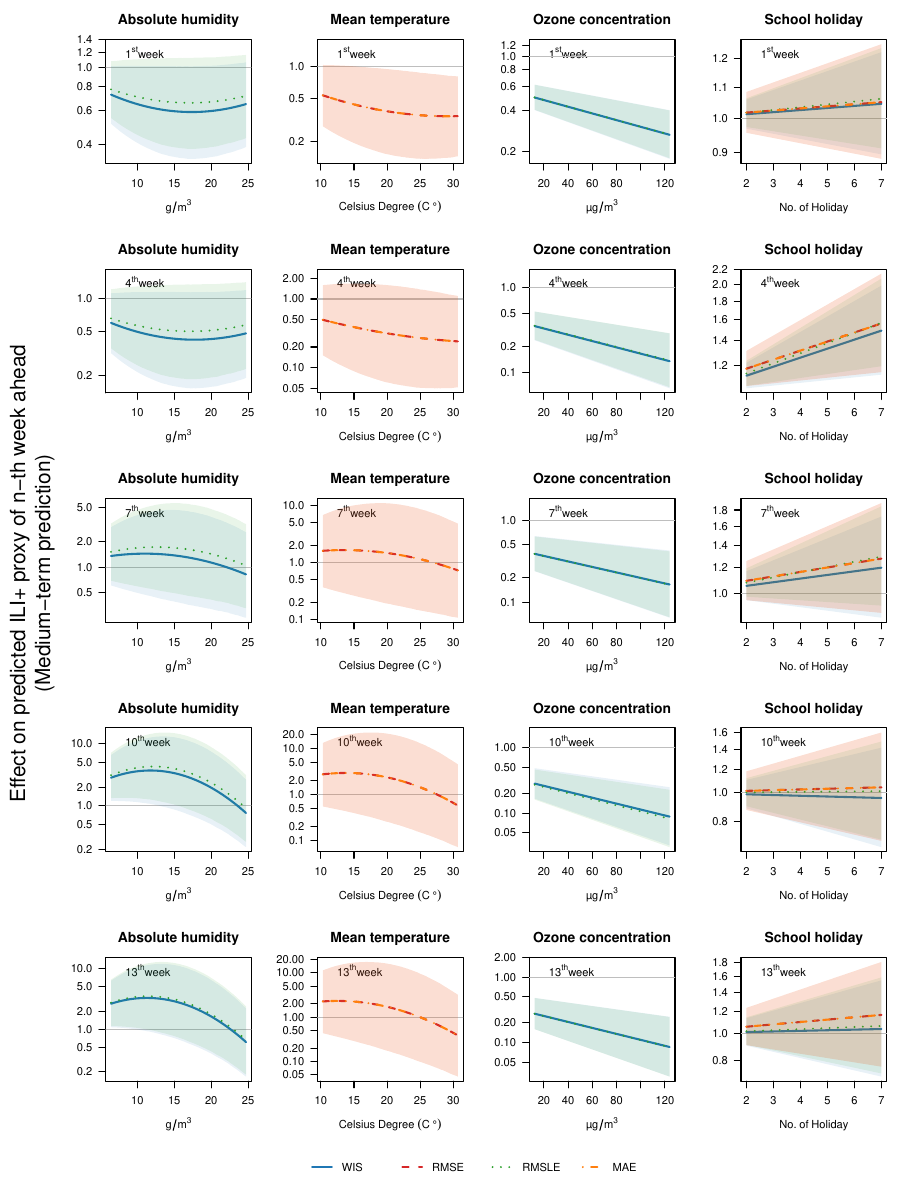

The R source for this figure:





#
#--- SETUP ---
#





load(list.files("data", "HK_flu_reg", full.names = T))
source("program/ILI/20230619_reg_sep_fore_Xw_fx.R")

substrRight = function(x, n){ substr(x, nchar(x)-n+1, nchar(x)) }




#
#--- DATA INPUT ---
#





f.yr = 2020
f.period = 13
data.fx(data, f.yr, f.period, 10)
model.list.fx()






#
#--- PREDICTION ---
#





load(list.files("program/ILI", sprintf("reg_sep_fore_%02dw_%d_CV_result.Rdata", f.period, f.yr), full.names = T))
cv.table = criteria.rank.fx(cv.table, rank.w.value = F)

( RMSE.model = with(cv.table, model[which.min(v.RMSE     )]) )
( LNQ.model  = with(cv.table, model[which.min(v.LNQ      )]) )
( MAE.model  = with(cv.table, model[which.min(v.MAE      )]) ) 
( WIS.model  = with(cv.table, model[which.min(v.WIS      )]) ) 





#
#--- EFFECT ---
#




# 2.5 mins
# start.t = Sys.time()

cl = makeCluster(n.cores, type = "SOCK")
registerDoSNOW(cl)


nth.week = seq(1, 13, 3)
effect.list = list()

model.list = sprintf("%s.model", c("WIS", "RMSE", "LNQ", "MAE"))

for ( model in model.list ) {
  
  # model = "RMSE.model"
  model.effect = list()
  par.list = c()
  for (par.i in c(sprintf("log_ILIpS_lag_%02d", 1:10), "bs", "temp", "AH", "ozone", "ScHD")) {
    if ( any( grepl(par.i, get(model)) ) ) {
      par.list = c(par.list, par.i)
    }
  }
  
  for (par in par.list) {
    
    effect.par = list()
    effect.par[["par"]] = par
    
    coln.par = switch(
      par, 
      "bs"               = "Week", 
      "log_ILIpS_lag_01" = "ILIpS",
      "log_ILIpS_lag_02" = "ILIpS",
      "log_ILIpS_lag_03" = "ILIpS",
      "log_ILIpS_lag_04" = "ILIpS",
      "log_ILIpS_lag_05" = "ILIpS",
      "log_ILIpS_lag_06" = "ILIpS",
      "log_ILIpS_lag_07" = "ILIpS",
      "log_ILIpS_lag_08" = "ILIpS",
      "log_ILIpS_lag_09" = "ILIpS",
      "log_ILIpS_lag_10" = "ILIpS",
      "AH"               = "AH", 
      "temp"             = "Mean_Temp",
      "ozone"            = "o3",
      "ScHD"             = "ScHD"
    )
    
    if (par == "bs") {
      par.x = seq(0, 53, length.out = 1e3)
    } else if ( par == "ILIpS" ) {
      par.x = log( range(train.d[, coln.par]) )
      par.x = exp( seq(par.x[1], par.x[2], length.out = 1e3) )
    } else {
      par.x = range(train.d[, coln.par])
      par.x = seq(par.x[1], par.x[2], length.out = 1e3)
    }
    
    effect.par[["x"]] = par.x
    
    effect.par.t = foreach(
      i = nth.week,
      .packages = c("MASS", "pomp"),
      .export  = c(model.list),
      .combine = c
    ) %dopar% {
      
      model.i = as.formula( sprintf("ILIpS_fore_%02d ~ %s", i, get(model)) )
      fit.i   = glm.nb(model.i, data = train.d, x = T, maxit = 1000)
      
      coln.x = names(coef(fit.i))[ grep(par, names(coef(fit.i)) ) ]
      coef.i = coef(fit.i)[coln.x]
      vcov.i = vcov(fit.i)[coln.x, coln.x]
      
      if ( any( grepl("bs", coln.x) ) ) { 
        x = seq(0, 53, length.out = 1e3)
        x = x[c(which(x >= 40), which(x < 40))]
        x = x/max(x)
        if ( any(grepl("_M_", coln.x)) ) {
          x  = periodic_bspline_basis(x, nbasis = 12, names = "t_lag_1_M_bs_%02d")
        } 
      } else {
        x = range(train.d[, coln.x[1]])
        x = seq(x[1], x[2], length.out = 1e3)
        if ( any( grepl("sq", coln.x) ) ) { x = cbind(x, x^2) }
      }
      
      set.seed(555)
      beta.i = mvrnorm(1e4, mu = coef.i, Sigma = vcov.i)
      
      y.i = as.matrix(x) %*% t(beta.i)
      y.i = apply(y.i, 1, CI95.fx)
      y.i = do.call(rbind, y.i)
      rownames(y.i) = NULL
      
      return( list(y.i) )
    }
    effect.par[["effect"]] = effect.par.t
    
    model.effect[[par]] = effect.par
  }
  
  effect.list[[model]] = model.effect
}

stopCluster(cl)

# end.t = Sys.time()
# end.t - start.t





#
#--- EFFECT ---
#



pdf(
  width  = 9, 
  height = 12, 
  file   = file.fx(sprintf("FigS4_%02dw.pdf", f.period))
)

# windows(width = 9, height = 12)
# quartz(width = 9, height = 12)
par(mfrow = c(5,4), mar = c(5,4,3,1), oma = c(4,4,0,0), las = 1)

for (j in 1:length(nth.week)) {
  
  par.model.list = list()
  
  for (par in c("AH", "temp", "ozone", "ScHD")) {
    
    par.list   = lapply(effect.list, function(x) { x[[par]] } )
    
    par.x      = unique( unlist( lapply(par.list, function(x) { x[["x"]] } ) ) )
    
    par.effect = lapply(par.list, function(x) { x[["effect"]][[j]] } )
    # par.effect = par.effect[!( sapply(par.effect, is.null) )]
    
    par.model.list[[par]] = list("par" = par, "x" = par.x, "effect" = par.effect)
  }
  
  par.model.list = par.model.list[sapply(par.model.list, function(x) { !is.null(x[["x"]]) } )]

  for (k in 1:length(par.model.list)) {
    
    par.k = par.model.list[[k]]
    
    par.name = switch(
      par.k[["par"]], 
      "AH"    = "Absolute humidity",
      "temp"  = "Mean temperature",
      "ozone" = "Ozone concentration",
      "ScHD"  = "School holiday"
    )
    
    par.lab = switch(
      par.k[["par"]], 
      "AH"    = "g/m^3",
      "temp"  = "Celsius~Degree~(C~degree)",
      "ozone" = "µg/m^3",
      "ScHD"  = "No.~of~Holiday"
    )
    
    par.x = par.k[["x"]]
    x.lim = range( par.k[["x"]] )
    y.lim = range( unlist( par.k[["effect"]] ) )
    
    
    plot(
      NULL, 
      xlim = x.lim,
      ylim = exp(y.lim),
      main = par.name,
      log  = "y",
      ylab = "",
      xlab = eval(parse(text = sprintf("expression(%s)", par.lab)))
    )
    
    legend(
      "topleft", 
      bty = "n", 
      legend = bquote( paste(.(nth.week[j])^.(substrRight(ordinal(nth.week[j]), 2)), "week") )
      # sprintf("%s week", ordinal(nth.week[j]))
    )
    abline(h = 1, col = "grey")
    
    for (m in 1:length(par.k[["effect"]])) {
      
      par.k.m = par.k[["effect"]][[m]]
      par.k.m[, "LB"] = par.k.m[, "2.5%"]
      par.k.m[, "UB"] = par.k.m[, "97.5%"]
      
      if ( !is.null(par.k.m) ) {
        with(
          par.k.m, {
            lines(x = par.x, y = exp(mean), lwd = 2, lty = m, col = col.fx(m))
            polygon.fx(t = par.x, LB = exp(LB), UB = exp(UB), col = alpha(col.fx(m), 0.1))
          }
        )
      }
      
    }
  }
}



mtext(
  text  = "Effect on predicted ILI+ proxy of n-th week ahead\n(Medium-term prediction)",
  side  = 2,
  line  = 0,
  cex   = 1.25,
  outer = T,
  las   = 0
)

legend(
  "bottomright", xpd = NA, inset = c(1.5, -0.8),
  legend = sprintf("%s    ", c("WIS", "RMSE", "RMSLE", "MAE")),
  lty = 1:5, lwd = 2, col = col.fx(1:4),
  horiz = T, bty = "n"
)

dev.off()





#
#--- END ---
#




